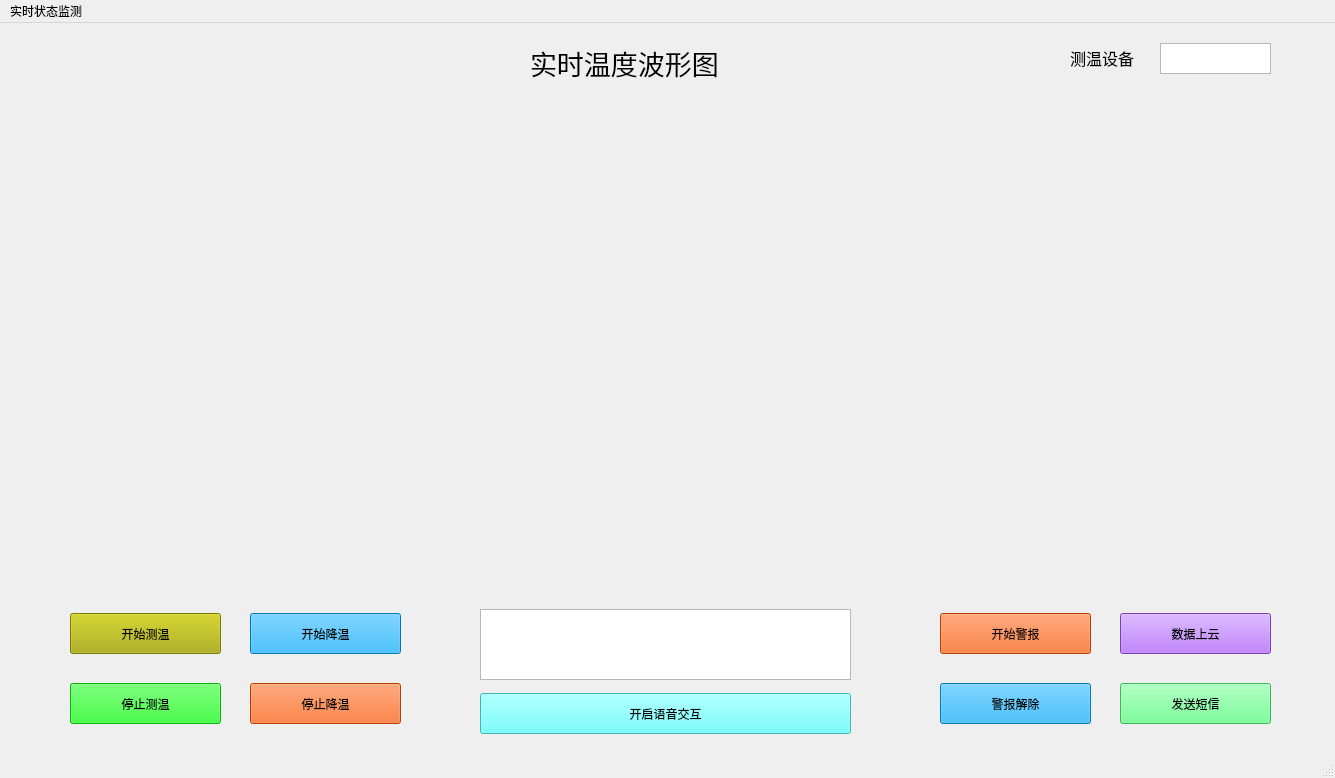
<?xml version="1.0" encoding="UTF-8"?>
<ui version="4.0">
 <class>MainWindow</class>
 <widget class="QMainWindow" name="MainWindow">
  <property name="geometry">
   <rect>
    <x>0</x>
    <y>0</y>
    <width>1335</width>
    <height>778</height>
   </rect>
  </property>
  <property name="windowTitle">
   <string>MainWindow</string>
  </property>
  <widget class="QWidget" name="centralwidget">
   <widget class="PlotWidget" name="widget" native="true">
    <property name="geometry">
     <rect>
      <x>70</x>
      <y>70</y>
      <width>1201</width>
      <height>481</height>
     </rect>
    </property>
   </widget>
   <widget class="QPushButton" name="pushButton">
    <property name="geometry">
     <rect>
      <x>70</x>
      <y>590</y>
      <width>151</width>
      <height>41</height>
     </rect>
    </property>
    <property name="styleSheet">
     <string notr="true">background-color: rgb(170, 170, 0);</string>
    </property>
    <property name="text">
     <string>开始测温</string>
    </property>
   </widget>
   <widget class="QLabel" name="label">
    <property name="geometry">
     <rect>
      <x>530</x>
      <y>20</y>
      <width>241</width>
      <height>41</height>
     </rect>
    </property>
    <property name="text">
     <string>&lt;html&gt;&lt;head/&gt;&lt;body&gt;&lt;p&gt;&lt;span style=&quot; font-size:20pt;&quot;&gt;实时温度波形图&lt;/span&gt;&lt;/p&gt;&lt;/body&gt;&lt;/html&gt;</string>
    </property>
   </widget>
   <widget class="QPushButton" name="pushButton_2">
    <property name="geometry">
     <rect>
      <x>70</x>
      <y>660</y>
      <width>151</width>
      <height>41</height>
     </rect>
    </property>
    <property name="styleSheet">
     <string notr="true">background-color: rgb(0, 255, 0);</string>
    </property>
    <property name="text">
     <string>停止测温</string>
    </property>
   </widget>
   <widget class="QPushButton" name="pushButton_3">
    <property name="geometry">
     <rect>
      <x>250</x>
      <y>590</y>
      <width>151</width>
      <height>41</height>
     </rect>
    </property>
    <property name="styleSheet">
     <string notr="true">background-color: rgb(0, 170, 255);</string>
    </property>
    <property name="text">
     <string>开始降温</string>
    </property>
   </widget>
   <widget class="QPushButton" name="pushButton_4">
    <property name="geometry">
     <rect>
      <x>250</x>
      <y>660</y>
      <width>151</width>
      <height>41</height>
     </rect>
    </property>
    <property name="styleSheet">
     <string notr="true">background-color: rgb(255, 85, 0);</string>
    </property>
    <property name="text">
     <string>停止降温</string>
    </property>
   </widget>
   <widget class="QPushButton" name="pushButton_5">
    <property name="geometry">
     <rect>
      <x>1120</x>
      <y>660</y>
      <width>151</width>
      <height>41</height>
     </rect>
    </property>
    <property name="styleSheet">
     <string notr="true">background-color: rgb(85, 255, 127);</string>
    </property>
    <property name="text">
     <string>发送短信</string>
    </property>
   </widget>
   <widget class="QPushButton" name="pushButton_6">
    <property name="geometry">
     <rect>
      <x>940</x>
      <y>590</y>
      <width>151</width>
      <height>41</height>
     </rect>
    </property>
    <property name="styleSheet">
     <string notr="true">background-color: rgb(255, 85, 0);</string>
    </property>
    <property name="text">
     <string>开始警报</string>
    </property>
   </widget>
   <widget class="QPushButton" name="pushButton_7">
    <property name="geometry">
     <rect>
      <x>940</x>
      <y>660</y>
      <width>151</width>
      <height>41</height>
     </rect>
    </property>
    <property name="styleSheet">
     <string notr="true">background-color: rgb(0, 170, 255);</string>
    </property>
    <property name="text">
     <string>警报解除</string>
    </property>
   </widget>
   <widget class="QPushButton" name="pushButton_8">
    <property name="geometry">
     <rect>
      <x>1120</x>
      <y>590</y>
      <width>151</width>
      <height>41</height>
     </rect>
    </property>
    <property name="styleSheet">
     <string notr="true">background-color: rgb(170, 85, 255);</string>
    </property>
    <property name="text">
     <string>数据上云</string>
    </property>
   </widget>
   <widget class="QTextEdit" name="textEdit">
    <property name="geometry">
     <rect>
      <x>480</x>
      <y>586</y>
      <width>371</width>
      <height>71</height>
     </rect>
    </property>
   </widget>
   <widget class="QPushButton" name="pushButton_9">
    <property name="geometry">
     <rect>
      <x>480</x>
      <y>670</y>
      <width>371</width>
      <height>41</height>
     </rect>
    </property>
    <property name="styleSheet">
     <string notr="true">background-color: rgb(85, 255, 255);</string>
    </property>
    <property name="text">
     <string>开启语音交互</string>
    </property>
   </widget>
   <widget class="QTextEdit" name="textEdit_2">
    <property name="geometry">
     <rect>
      <x>1160</x>
      <y>20</y>
      <width>111</width>
      <height>31</height>
     </rect>
    </property>
   </widget>
   <widget class="QLabel" name="label_2">
    <property name="geometry">
     <rect>
      <x>1070</x>
      <y>20</y>
      <width>91</width>
      <height>31</height>
     </rect>
    </property>
    <property name="text">
     <string>&lt;html&gt;&lt;head/&gt;&lt;body&gt;&lt;p&gt;&lt;span style=&quot; font-size:12pt;&quot;&gt;测温设备&lt;/span&gt;&lt;/p&gt;&lt;/body&gt;&lt;/html&gt;</string>
    </property>
   </widget>
  </widget>
  <widget class="QMenuBar" name="menubar">
   <property name="geometry">
    <rect>
     <x>0</x>
     <y>0</y>
     <width>1335</width>
     <height>26</height>
    </rect>
   </property>
   <widget class="QMenu" name="menu">
    <property name="title">
     <string>实时状态监测</string>
    </property>
   </widget>
   <addaction name="menu"/>
  </widget>
  <widget class="QStatusBar" name="statusbar"/>
 </widget>
 <customwidgets>
  <customwidget>
   <class>PlotWidget</class>
   <extends>QWidget</extends>
   <header location="global">pyqtgraph.h</header>
   <container>1</container>
  </customwidget>
 </customwidgets>
 <resources/>
 <connections/>
</ui>
